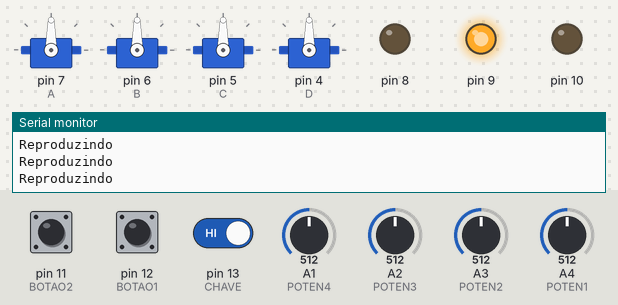
The sketch below on a simulated Arduino Uno, built with avr-gcc and run on an emulated ATmega328P. On the bench: 4 × servo, output pins drawn as LEDs (lit = HIGH), the last lines printed to the serial monitor. Inputs (shaded band) come from the test bench; at power-on: pin 11 (BOTAO2) HIGH, pin 13 (CHAVE) HIGH, A1 (POTEN4) = 512, A2 (POTEN3) = 512, A3 (POTEN2) = 512, A4 (POTEN1) = 512, pin 12 (BOTAO1) HIGH.

Above: at 1.2 s.
1.3 s: pin 11 (BOTAO2) pulled LOW for 0.15 s
At 1.43 s:
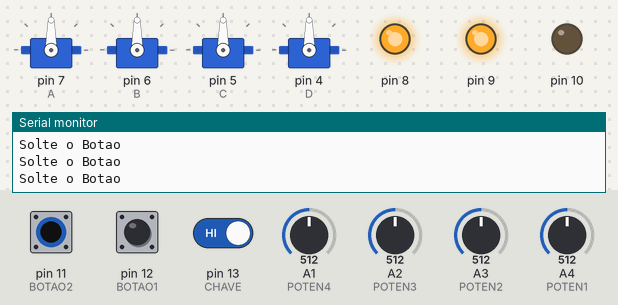
3.0 s: pin 13 (CHAVE) driven LOW
At 4.2 s:
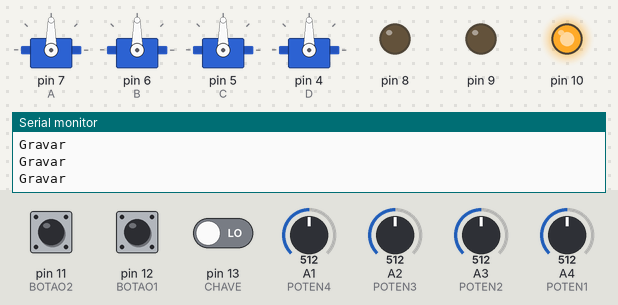
4.5 s: A1 (POTEN4) set to 716
At 4.9 s:
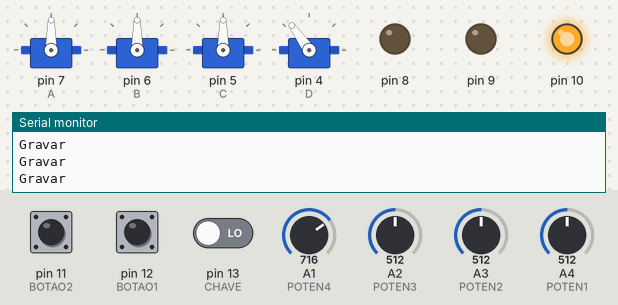
6.0 s: A2 (POTEN3) set to 716
At 6.5 s:
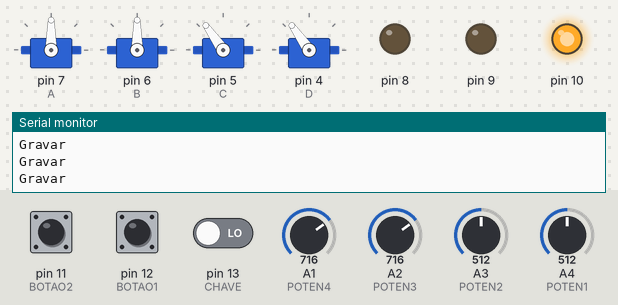
7.5 s: A3 (POTEN2) set to 716
At 8.2 s:
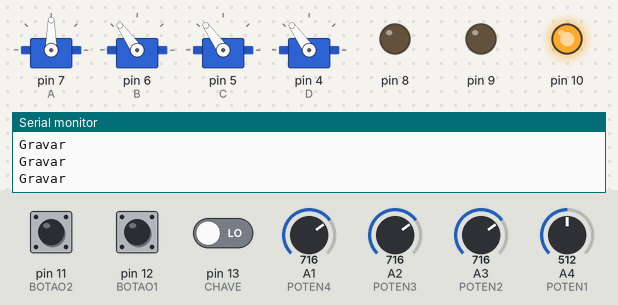
9.0 s: A4 (POTEN1) set to 716
At 9.9 s:
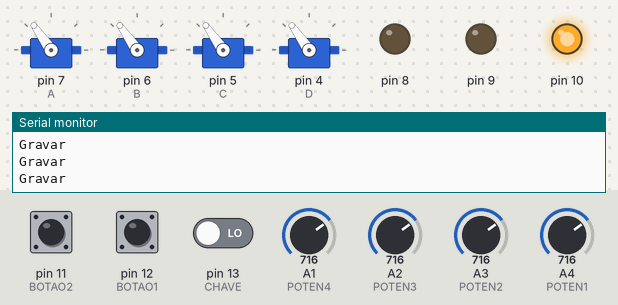
Timing chart, 0 to 11.5 s (numbered marks = the images above; inputs shaded):
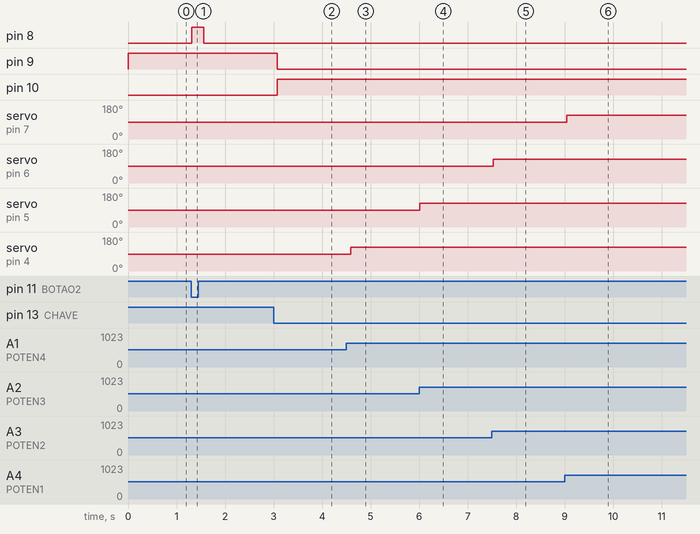

Measured:
- after the input at 1.3 s, pin 8: LOW → HIGH at once, → LOW 0.25 s later
- after the input at 3.0 s, pin 9: HIGH → LOW after 0.08 s; pin 10: LOW → HIGH after 0.08 s
- after the input at 4.5 s, servo on pin 4 (D): 90° → 125° after 0.09 s
- after the input at 6.0 s, servo on pin 5 (C): 90° → 125° at once
- after the input at 7.5 s, servo on pin 6 (B): 90° → 125° at once
- after the input at 9.0 s, servo on pin 7 (A): 90° → 125° at once

The sketch:

Code.ino
```cpp
#include <Servo.h>

// João Pedro Mori Noce - 21/04/2023
// Gravador e reprodutor de movimento com quatro servomotores

#define CHAVE 13

#define POTEN1 A4
#define POTEN2 A3
#define POTEN3 A2
#define POTEN4 A1

#define BOTAO1 12
#define BOTAO2 11
//nomeia todas as portas

Servo A;
Servo B;
Servo C;
Servo D;
//nomeia os servoMotores

int posicao1[50];
int posicao2[50];
int posicao3[50];
int posicao4[50];
//limita até 50 posições cada servoMotor

int x = 0;
//cria a variável que indicará a quantidade de gravações

void setup()
{
  pinMode(10,OUTPUT);
  pinMode(9,OUTPUT);
  pinMode(8,OUTPUT);

  pinMode(7,OUTPUT);
  pinMode(6,OUTPUT);
  pinMode(5,OUTPUT);
  pinMode(4,OUTPUT);

  pinMode(CHAVE,INPUT);
  pinMode(BOTAO1,INPUT_PULLUP);
  pinMode(BOTAO2,INPUT_PULLUP);

  pinMode(POTEN1,INPUT);
  pinMode(POTEN2,INPUT);
  pinMode(POTEN3,INPUT);
  pinMode(POTEN4,INPUT);
 //indica a função de entrada ou saída de cada pino

  A.attach(7);
  B.attach(6);
  C.attach(5);
  D.attach(4);
 //prende o nome do servoMotor a cada pino

  Serial.begin(9600);
 //abre a porta serial com taxa de transferência para 9600 bps
}

void loop()
{
  int valor1;
  int valor2;
  int valor3;
  int valor4;

  valor1 = map(analogRead(POTEN1), 0, 1023, 0, 180);
  valor2 = map(analogRead(POTEN2), 0, 1023, 0, 180);
  valor3 = map(analogRead(POTEN3), 0, 1023, 0, 180);
  valor4 = map(analogRead(POTEN4), 0, 1023, 0, 180);
 //limita o giro do potenciometro de 1023 para 180

  A.write(valor1);
  B.write(valor2);
  C.write(valor3);
  D.write(valor4);
 //prende cada potenciometro ao seu respectivo servoMotor


  if(digitalRead(BOTAO1) == 0){


    posicao1[x] = valor1;
    posicao2[x] = valor2;
    posicao3[x] = valor3;
    posicao4[x] = valor4;

    x++;
    digitalWrite(8,1);
    delay(100);
 //a cada toque no botão, x passa para a próxima gravação

    Serial.print("Gravou = ");
    Serial.println(x);

    while(digitalRead(BOTAO1) == 0){

      Serial.println("Solte o Botao");
 //se o botão estiver pressionado, nada acontece
    }
  }

  if(digitalRead(CHAVE) == 0){
   Serial.println("Gravar");
    digitalWrite(10,1);
    digitalWrite(9,0);
    delay(100);
  }

  else{
    digitalWrite(9,1);
    digitalWrite(10,0);
    delay(100);
    Serial.println("Reproduzindo");

    for(int a = 0; a < x; a = a + 1){
 //cria a variável que limitará as posições para o número de x

      A.write(posicao1[a]);
      B.write(posicao2[a]);
      C.write(posicao3[a]);
      D.write(posicao4[a]);
      delay(1000);
    }
  }

  if(digitalRead(BOTAO2) == 0){
    x = 0;
    digitalWrite(8,1);
 //x volta a ser 0, excluindo todas as gravações feitas
    Serial.print("Gravou = ");
    Serial.println(x);

    while(digitalRead(BOTAO2) == 0){

     Serial.println("Solte o Botao");
    }
  }
  else{
    digitalWrite(8,0);
  }
}
```
